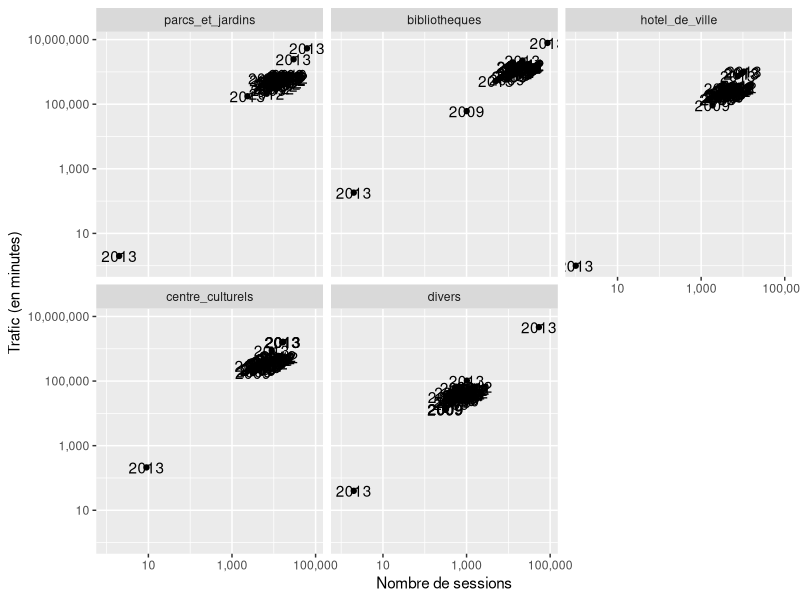
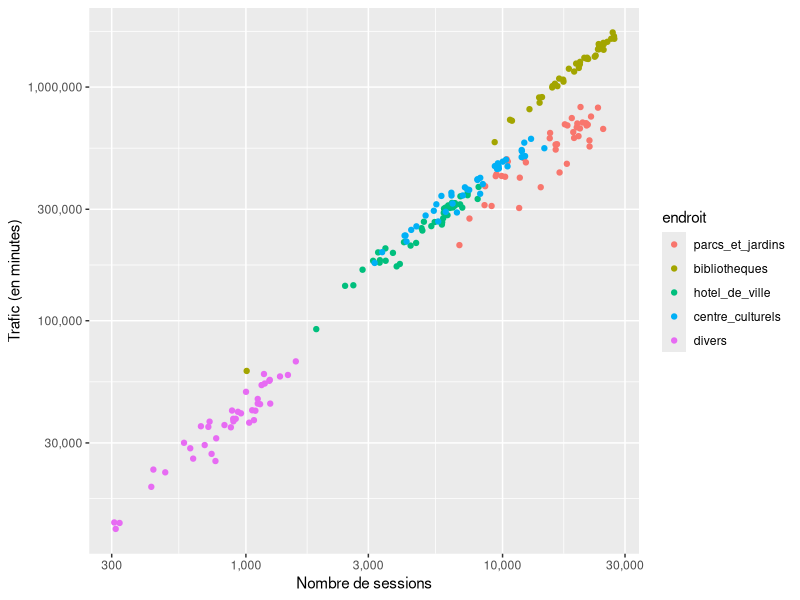
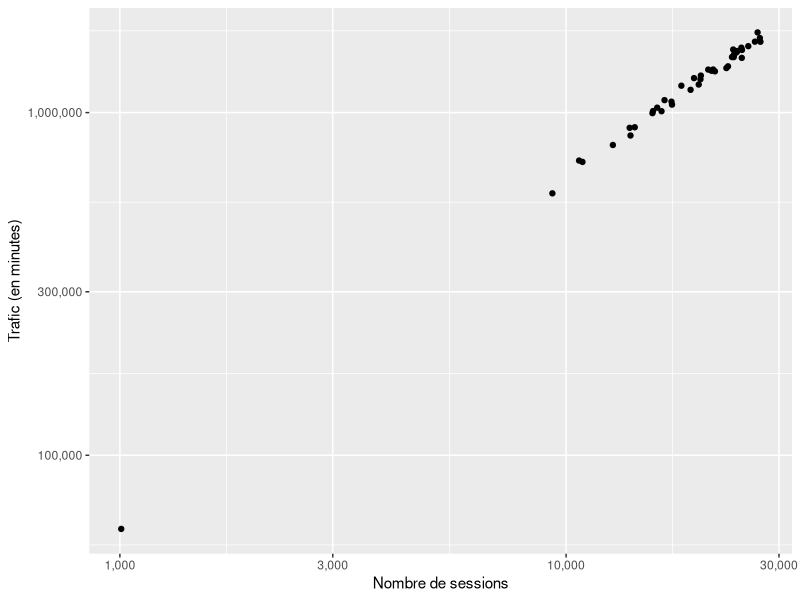

R code for these plots, in order: (Note: this script raises an error after producing the figures.)
library(reshape2)
library(plyr)
library(ggplot2)
library(scales)

paris.raw <- read.csv('data/paris.csv', sep = ';')
paris.raw$mois <- factor(paris.raw$mois, levels = c(
  'Janvier',
  'Février',
  'Mars',
  'Avril',
  'Mai',
  'Juin',
  'Juillet',
  'Août',
  'Septembre',
  'Octobre',
  'Novembre',
  'Décembre'
))

endroits <- c(
  "total",
  "parcs_et_jardins",
  "bibliotheques",
  "hotel_de_ville",
  "centre_culturels",
  "divers"
)
columns.sites.ouverts <- c(
  "mois",
  "annee",
  "sites_ouverts_total",
  "sites_ouverts_parcs_et_jardins",
  "sites_ouverts_bibliotheques",
  "sites_ouverts_hotel_de_ville",
  "sites_ouvertes_centre_culturel_s",
  "sites_ouverts_divers"
)
columns.trafic <- c(
  "mois",
  "annee",
  "trafic_en_minutes_total",
  "trafic_en_minutes_parcs_et_jardi",
  "trafic_en_minutes_bibliotheques",
  "trafic_en_minutes_hotel_de_ville",
  "trafic_en_minutes_centre_culture",
  "trafic_en_minutes_divers"
)
columns.sessions <- c(
  "mois",
  "annee",
  "nombre_session_total",
  "nombre_session_parcs_et_jardins",
  "nombre_de_sessions_bibliotheques",
  "nombre_de_sessions_hotel_de_vill",
  "nombre_de_sessions_centre_cultur",
  "nombre_de_sessions_divers"
)

paris.sites.ouverts <- melt(paris.raw[columns.sites.ouverts],
   c('annee','mois'), variable.name = 'endroit', value.name = 'sites.ouverts')
levels(paris.sites.ouverts$endroit) <- endroits

paris.trafic <- melt(paris.raw[columns.trafic],
   c('annee','mois'), variable.name = 'endroit', value.name = 'trafic')
levels(paris.trafic$endroit) <- endroits

paris.sessions <- melt(paris.raw[columns.sessions],
   c('annee','mois'), variable.name = 'endroit', value.name = 'sessions')
levels(paris.sessions$endroit) <- endroits

paris.rapport <- paris.raw[c(
  'annee',
  'mois',
  'nombre_de_minutes_session',
  'nbr_de_go_total',
  'nbr_de_mo_session'
)]
names(paris.rapport)[3:5] <- c('minutes.par.session', 'gigaoctets.total','megaoctets.par.session')

paris <- join(paris.sites.ouverts, join(paris.trafic, paris.sessions))
paris$trafic <- as.numeric(sub(',', '.', gsub(' ', '', paris$trafic)))
paris <- subset(paris, endroit != 'total')
paris$endroit <- factor(paris$endroit, levels = unique(paris$endroit))

eda <- function() {
  plot(sessions ~ endroit, data = paris)
  plot(sessions ~ trafic, data = paris)
  plot(sessions ~ trafic + endroit, data = paris)
}

paris.molten <- melt(na.omit(paris), c('annee', 'mois','endroit'),c('trafic','sites.ouverts','sessions'))

Sys.setlocale('LC_TIME', 'fr_FR.UTF-8')
paris.molten$date <- strptime(paste(paris.molten$annee, paris.molten$mois, '1'), '%Y %B %d')
paris.molten$annee <- NULL
paris.molten$mois <- NULL

p1 <- ggplot(paris.molten) + aes(x = date, y = value, group = variable, color = variable) +
  geom_line() + facet_wrap(~endroit) + scale_y_log10('', labels = comma)

p2 <- ggplot(paris) + aes(x = sessions, y = trafic, label = annee) +
  geom_point() + facet_wrap(~endroit) + scale_y_log10('Trafic (en minutes)', labels = comma) +
  scale_x_log10('Nombre de sessions', labels = comma) + geom_text()

m2 <- lm(log10(trafic) ~  endroit + log10(sessions), data = paris)

p3 <- ggplot(subset(paris, annee != 2013)) + aes(x = sessions, y = trafic, label = annee, color = endroit) +
  geom_point() + scale_y_log10('Trafic (en minutes)', labels = comma) +
  scale_x_log10('Nombre de sessions', labels = comma)

m3 <- lm(log10(trafic) ~  endroit + log10(sessions), data = subset(paris, annee != 2013))

p4 <- ggplot(subset(paris.molten, date < as.POSIXct('2013-01-01'))) +
  aes(x = date, y = value, group = variable, color = variable) +
  geom_line() + facet_wrap(~endroit) + scale_y_log10('', labels = comma)

m5 <- lm(log10(trafic) ~ log10(sessions), data = subset(paris, annee != 2013 & endroit == 'bibliotheques'))
p5 <- ggplot(subset(paris, annee != 2013 & endroit == 'bibliotheques')) +
  aes(x = sessions, y = trafic, label = annee) +
  geom_point() + scale_y_log10('Trafic (en minutes)', labels = comma) +
  scale_x_log10('Nombre de sessions', labels = comma)

p5.base <- function() {
  plot(log10(trafic) ~ log10(sessions), data = subset(paris, annee != 2013 & endroit == 'bibliotheques'),
    main = 'Utilisation du wifi publique de Paris',
    xlab = 'Nombre de sessions',
    ylab = 'Trafic (en minutes)',
    axes = FALSE
  )
  .x <- c(1e3, 3e3, 1e4, 3e4)
  .y <- c(1e5, 3e5, 1e6)
  axis(1, at = log10(.x), labels = .x)
  axis(2, at = log10(.y), labels = c('100000', '500000', '1 million'))
  abline(m5, lty = 2)
}
